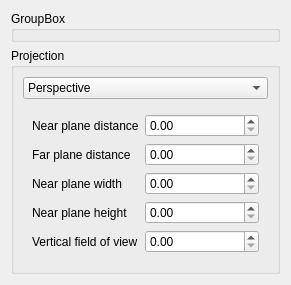
<?xml version="1.0" encoding="UTF-8"?>
<ui version="4.0">
 <class>Form</class>
 <widget class="QWidget" name="Form">
  <property name="geometry">
   <rect>
    <x>0</x>
    <y>0</y>
    <width>291</width>
    <height>251</height>
   </rect>
  </property>
  <property name="windowTitle">
   <string>Form</string>
  </property>
  <layout class="QGridLayout" name="gridLayout">
   <item row="1" column="0">
    <widget class="QGroupBox" name="groupBox">
     <property name="title">
      <string>Projection</string>
     </property>
     <layout class="QGridLayout" name="gridLayout_2">
      <item row="0" column="0">
       <widget class="QComboBox" name="comboBox">
        <item>
         <property name="text">
          <string>Perspective</string>
         </property>
        </item>
        <item>
         <property name="text">
          <string>Orthographic</string>
         </property>
        </item>
       </widget>
      </item>
      <item row="1" column="0">
       <widget class="QStackedWidget" name="stackedWidget">
        <widget class="QWidget" name="page">
         <layout class="QFormLayout" name="formLayout">
          <item row="0" column="0">
           <widget class="QLabel" name="label">
            <property name="text">
             <string>Near plane distance</string>
            </property>
           </widget>
          </item>
          <item row="0" column="1">
           <widget class="QDoubleSpinBox" name="nearPlaneDistance"/>
          </item>
          <item row="2" column="1">
           <widget class="QDoubleSpinBox" name="farPlaneDistance"/>
          </item>
          <item row="2" column="0">
           <widget class="QLabel" name="label_2">
            <property name="text">
             <string>Far plane distance</string>
            </property>
           </widget>
          </item>
          <item row="3" column="0">
           <widget class="QLabel" name="label_3">
            <property name="text">
             <string>Near plane width</string>
            </property>
           </widget>
          </item>
          <item row="4" column="0">
           <widget class="QLabel" name="label_4">
            <property name="text">
             <string>Near plane height</string>
            </property>
           </widget>
          </item>
          <item row="5" column="0">
           <widget class="QLabel" name="label_5">
            <property name="text">
             <string>Vertical field of view</string>
            </property>
           </widget>
          </item>
          <item row="3" column="1">
           <widget class="QDoubleSpinBox" name="nearPlaneWidth"/>
          </item>
          <item row="4" column="1">
           <widget class="QDoubleSpinBox" name="nearPlaneHeight"/>
          </item>
          <item row="5" column="1">
           <widget class="QDoubleSpinBox" name="fovY"/>
          </item>
         </layout>
        </widget>
        <widget class="QWidget" name="page_2"/>
       </widget>
      </item>
     </layout>
    </widget>
   </item>
   <item row="0" column="0">
    <widget class="QGroupBox" name="groupBox_2">
     <property name="title">
      <string>GroupBox</string>
     </property>
    </widget>
   </item>
  </layout>
 </widget>
 <resources/>
 <connections/>
</ui>
